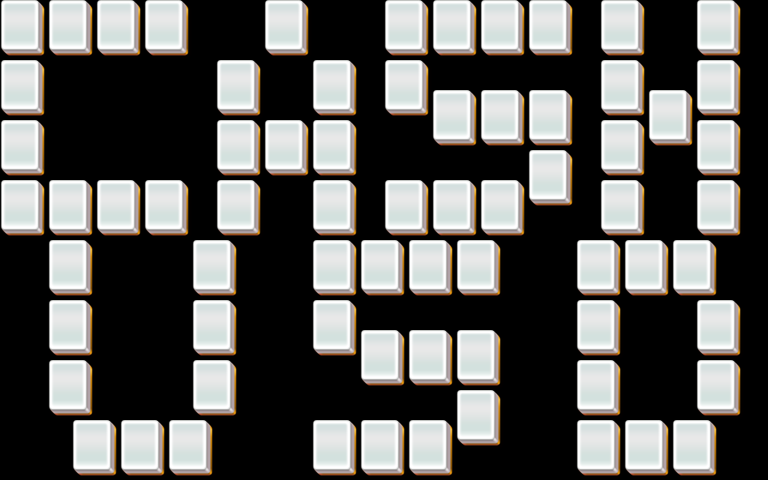

Below is a game level as drawn by its tile map, then a one-line description and the .tmx that defines it (tile-layer data replaced by summaries):
An orthogonal 32x16 tile map with 24x30 px tiles, 3 tile layers (layer1, layer2, layer3).

<map version="1.0" orientation="orthogonal" width="32" height="16" tilewidth="24" tileheight="30">
 <properties>
  <property name="species" value="30" />
 </properties>
 <tileset firstgid="1" name="mahjong" tilewidth="48" tileheight="60">
  <image source="mahjong.png" />
 </tileset>
 <layer name="layer1" width="32" height="16">
  <data>[512 cells, 70 non-empty, 1 distinct tile ids]</data>
 </layer>
 <layer name="layer2" width="32" height="16">
  <data>[512 cells, 70 non-empty, 1 distinct tile ids]</data>
 </layer>
 <layer name="layer3" width="32" height="16">
  <data>[512 cells, 70 non-empty, 1 distinct tile ids]</data>
 </layer>
</map>